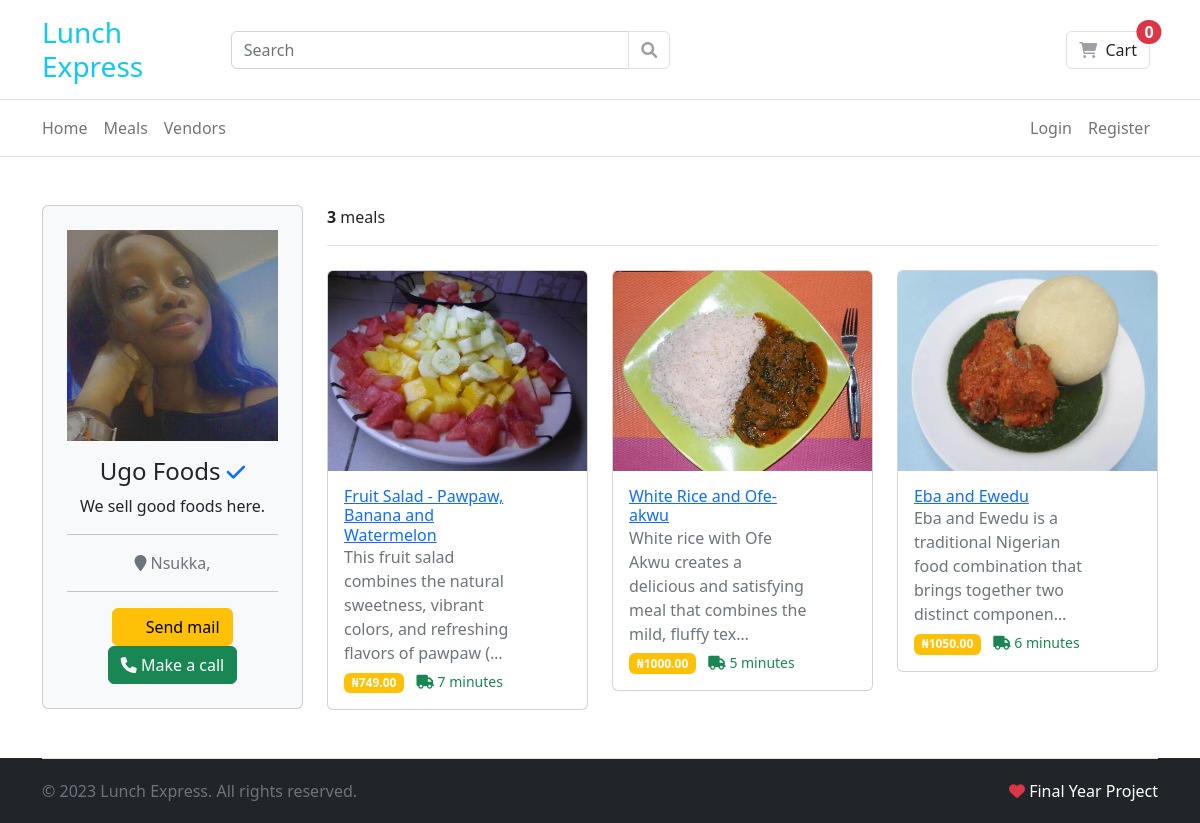
/account/vendor/ugochi/, run on the app's committed database.
### accounts/models.py (models this page shows, shortened)
class User(AbstractUser):
    is_vendor = models.BooleanField(default=False)
    is_customer = models.BooleanField(default=False)

class Vendor(models.Model):
    user = models.OneToOneField(
        User,
        on_delete=models.CASCADE,
        null=True,
        related_name='vendor')
    company_name = models.CharField(max_length=50)
    address = models.CharField(max_length=600)
    about = models.TextField()
    image = models.ImageField(upload_to='vendor/images')
    phone_number = models.CharField(max_length=11)

### products/models.py (models this page shows, shortened)
class Product(models.Model):
    category = models.ForeignKey(
        Category, on_delete=models.PROTECT, related_name=_("products"))
    name = models.CharField(
        unique=True, max_length=255, db_index=True)
    slug = models.SlugField(
        unique=True, max_length=255, db_index=True)
    description = models.TextField()
    price = models.DecimalField(max_digits=7, decimal_places=2, verbose_name=_("price"))
    image = models.ImageField(upload_to="images/")
    calories = models.IntegerField(
        help_text="The amount of energy provided by the food.Example: 150 (kcal)")
    protein = models.IntegerField(
        help_text="The amount of protein in the food. Example: 8.5 (g)")
    carbohydrates = models.IntegerField(
        help_text="The total amount of carbohydrates in the food, including sugars, fiber, and starches. Example: 20.3 (g)")
    fats = models.IntegerField(
        help_text="The total amount of fats in the food, including saturated fats and unsaturated fats. Example: 5.2 (g)")
    vitamins = models.IntegerField(
        help_text="The amount of various vitamins present in the food. Example: Vitamin C: 10 mg, Vitamin A: 200 IU")
    minerals = models.IntegerField(
        help_text="The amount of various minerals present in the food. Example: Iron: 2.3 mg, Calcium: 120 mg")
    fiber = models.IntegerField(
        help_text="The amount of dietary fiber in the food. Example: 3.5 (g)")
    delivery_time = models.CharField(
        max_length=100,
        help_text="Time it will take for this food to be delivered.")
    vendor = models.ForeignKey(
        User,
        related_name=_("products"),
        on_delete=models.CASCADE
    )
    created = models.DateTimeField(auto_now_add=True)
    updated = models.DateTimeField(
        auto_now=True,
        verbose_name=_("date product last updated"),
        help_text=_("format: Y-m-d H:M:S"),
    )
    objects = models.Manager()
    active = ProductManager()
    class Meta:
        ordering = ("-created",)
        verbose_name = _("product")
        verbose_name_plural = _("products")
    def get_absolute_url(self):
        return reverse('products:detail',
                       kwargs={'slug': self.slug})

### accounts/views.py (the view)
def vendor_profile(request, username):
    user = get_object_or_404(
        User, username=username)
    products = Product.objects.filter(
        vendor=user)
    product_count = products.count()
    products = mk_paginator(request, products, 4)
    template = 'vendor/profile.html'
    context = {
        'user': user,
        "products": products,
        "product_count": product_count,
    }
    return render(request, template, context)

### carts/cart.py (called while the page is built)
    def __len__(self):
        return sum(item['quantity'] for item in self.cart.values())

### carts/context_processors.py (called while the page is built)
def cart(request):
    return {'cart': Cart(request)}

### django_ecommerce/utils.py (called while the page is built)
def mk_paginator(request, items, num_items):
    paginator = Paginator(items, num_items)
    page = request.GET.get('page', 1)
    try:
        items = paginator.page(page)
    except PageNotAnInteger:
        items = paginator.page(1)
    except EmptyPage:
        items = paginator.page(paginator.num_pages)
    return items

### templates/vendor/profile.html (shortened to what this page needs)
{% extends 'base.html' %}
{% block content %}
<div class="container py-5">
    <div class="row">
        <div class="col-lg-3">
            <div class="card bg-light">
                <article class="p-4 text-center">
                    {% if user.vendor.image %}
                    <img class="img-fluid" src="{{ user.vendor.image.url }}">
                    {% endif %}
                    <h4 class="card-title mt-3">{{ user.vendor.company_name }} <small><i class="fa fa-check text-primary"></i></small></h4>
                    <p>{{ user.vendor.about }}</p>
                    <hr>
                    <p class="text-muted"> <i class="fa fa-map-marker"></i> {{ user.vendor.address }}, {{ user.vendor.state }}
                    </p>
                    <hr>
                    <a href="mailto:{{ user.email }}" class="btn btn-warning"> Send mail </a>
                    <a href="tel:{{ user.vendor.phone_number }}" class="btn btn-success"> <i class="fa fa-phone"></i> Make a call </a>
                </article>
            </div>
        </div>
        <main class="col-md-9">
            <header class="border-bottom mb-4 pb-3">
                <span class="mr-md-auto"><b>{{ product_count }}</b> meal{{ product_count|pluralize }}</span>
            </header>
            <div class="row">
            {% for product in products %}
            <div class="col-md-4">
                {% include "partials/_products_list.html" %}
            </div>
            {% empty %}
                <p>This vendor has no product on sale yet.</p>
            {% endfor %}
            </div>
        </main>
    </div>
</div>
{% endblock %}

### templates/partials/_products_list.html
    <article class="card 1card-product-grid">
        <a href="{{ product.get_absolute_url }}">
            <img src="{{ product.image.url }}" height="200" class="card-img-top" alt="{{ product.name }}">
        </a>
        <div class="card-body pt-0">
            <div class="pt-3 pe-5">
                <h6 class="card-title mb-0">
                    <a href="{{ product.get_absolute_url }}">{{ product.name }}</a>
                </h6>
                <p class="mb-1 text-muted">{{ product.description|truncatechars:100 }}</p>
                <span class="badge bg-warning"> &#8358;{{ product.price|floatformat:2 }} </span>
                <span class="text-success small ms-2"> <i class="fa fa-truck"></i> {{ product.delivery_time }}</span>
            </div>
        </div>
    </article>

### static/css/ui.css (style rules this page uses)
.btn i { min-width: 16px }
[class*=card-product] p { margin-bottom: 0 }

### data on the page
User: vendor.image (picture), vendor.company_name "Ugo Foods", vendor.about "We sell good foods here.", vendor.address "Nsukka"
Product: image (picture), name "Fruit Salad - Pawpaw, Banana and Watermelon", description "This fruit salad combines the natural sweetness, vibrant colors, and refreshing flavors of pawpaw (…", price "749.00", delivery_time "7 minutes"
Product: image (picture), name "White Rice and Ofe-akwu", description "White rice with Ofe Akwu creates a delicious and satisfying meal that combines the mild, fluffy tex…", price "1000.00", delivery_time "5 minutes"
Product: image (picture), name "Eba and Ewedu", description "Eba and Ewedu is a traditional Nigerian food combination that brings together two distinct componen…", price "1050.00", delivery_time "6 minutes"

### other printed values
{{ product_count }} "3"
